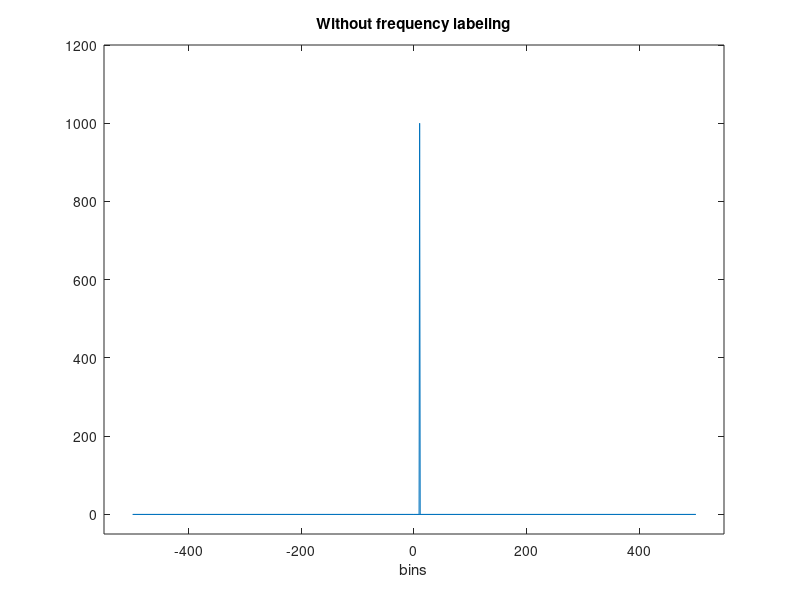
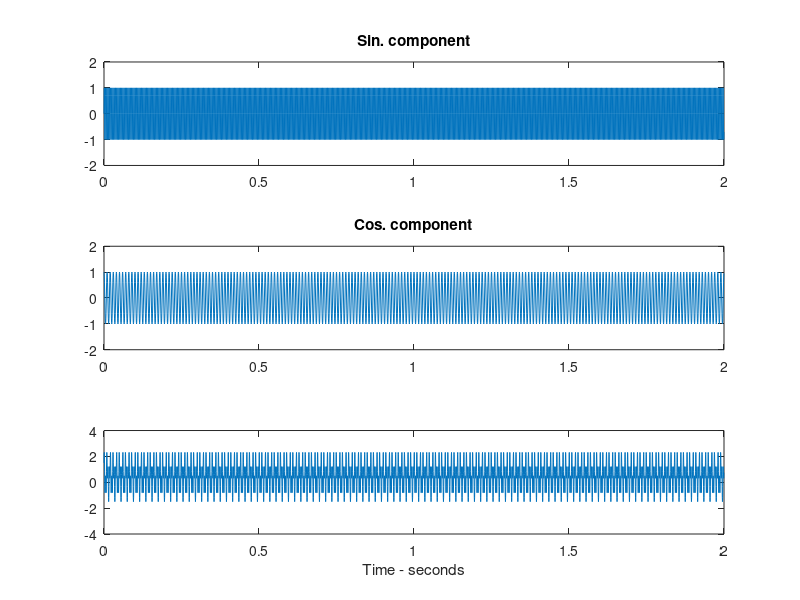
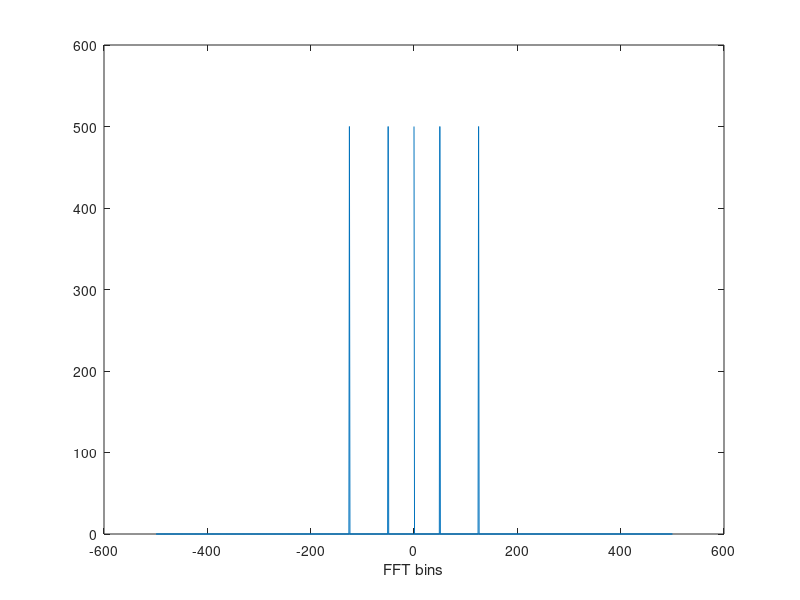
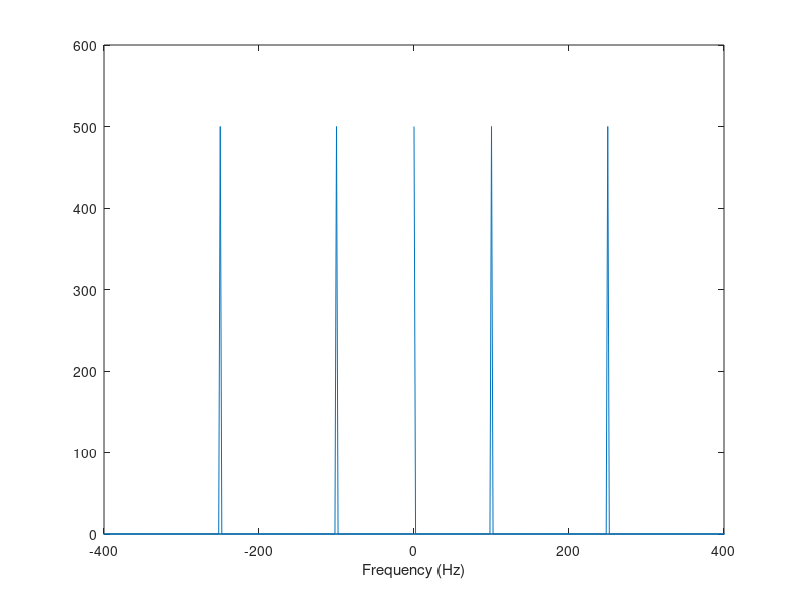

MATLAB code for these plots, in order:
% SPA  Lecture CODES:
% Jun. 2016
% by G.G.
%% WEEK 3
M = 1000;
n = 0:M-1; %1000 samples
x = exp(j*0.02*pi*n);
fft_of_x = fft(x);

k = [0:M/2 (-M/2+1):-1];
plot(k,abs(fft_of_x))
title('Without frequency labeling')
xlabel('bins')
axis([-550 550 -50 1200])
% xlim( [-100 100])

figure;
fs=500;
f = k*fs/1000; % k*fs/M
plot(f,abs(fft(x)))
title('With frequency labeling');
xlabel('Frequency - Hz');
axis([-300 300 -50 1200])
xlim([-30 30])

%
fs=2000;
n = 0:2*fs-1;

x = sin(0.25*pi*n)+cos(0.1*pi*n)+0.5;
t = n/fs;
subplot(3,1,1)
plot(t,sin(0.25*pi*n));ylim([-2 2]);
title('Sin. component');
subplot(3,1,2)
plot(t,cos(0.1*pi*n));ylim([-2 2])
title('Cos. component');
subplot(3,1,3)
plot(t,x);ylim([-4 4])
xlabel('Time - seconds');
figure
M=1000;
k = [0:M/2 -M/2+1:-1];
plot(k,abs(fft(x,M)))
xlabel('FFT bins');

fr = k*fs/M;
figure
plot(fr,abs(fft(x,M)));
xlabel('Frequency (Hz)')
xlim([-400 400])
figure
plot(fr,abs(fft(x,M))/M);
xlabel('Frequency (Hz)')
xlim([-400 400])

x=x+1.5
figure
plot(fr,abs(fft(x,M))/M);
xlabel('Frequency (Hz)')
xlim([-400 400])
ylim([0 2.2])

%% WEEK 5

fs = 100;
n=0:fs-1; % 100 samples
M=length(n);
t=n/fs;
x1 = sin(20*pi*t);
x2 = sin(20*pi*t.^2);

k = [0:M/2 -M/2+1:-1];
plot(k*fs/M,abs(fft(x1))/M)
hold on
plot(k*fs/M,abs(fft(x2))/M,'r')
xlabel('Frequency (Hz');

% 
fs=100;
n=0:10*fs-1;
M=length(n);
t=n/fs;
x = sin(2*pi*t.^2 + 10*pi*t)
figure
plot(t,x)
title('x(t)=sin(2\pit^2 + 10\pit)')
k=[0:M/2 -M/2+1:-1]
figure
plot(k*fs/M,abs(fft(x))/M)
title('FFT of x');
xlabel('Frequency (Hz)')
%%
xwin = buffer(x,100,50,'nodelay');
sfftx = fft(xwin)/100; 
k = [0:50 -49:-1]
subplot(3,1,1);
plot(k,abs(sfftx(:,1)))
title('FFT of window 1')
subplot(3,1,2);
plot(k,abs(sfftx(:,10)))
title('FFT of window 10')
subplot(3,1,3);
plot(k,abs(sfftx(:,19)))
title('FFT of window 19')
xlabel('FFT bins')
figure
mesh(1:19,k,abs(sfftx))
xlabel('Window Index');
ylabel('FFT bins')

figure
surf(1:19,k,abs(sfftx))
xlabel('Window Index');
ylabel('FFT bins')
shading interp
%% 
% WEEK 6
M=40;
n=0:M-1;
x= cos(pi*n)
k = [0:M/2 -M/2+1:-1];
plot(k,abs(fft(x))/M,'.')
hold on
plot(k,abs(fft(x))/M,'or')
grid; ylim([0 1.25]);
xlim([-21 21])
xlabel('FFT bins');
figure
plot(k*100/M,abs(fft(x))/M,'or')
grid; ylim([0 1.25]);
xlabel('Frequency (Hz)');
xlim([-55 55])
% Example 4

fs = 8000;
n = 0:4*fs-1;
t = n/fs;
phasex = 2*pi*1000*(t.^2) + 4*pi*1000*t;
x = sin(phasex);
xwin = buffer(x,.125*fs,.125*fs*.5,'nodelay');
mesh(abs(fft(xwin))/1000);
shading interp
xlabel('Window indeces');
ylabel('FFT bin indices');
axis tight

figure
[Nk Nwin]=size(xwin);% row and column
fr_win=[0:Nk/2 -Nk/2+1:-1]*fs/Nk; % for row ticks
win_ticks=linspace(0,4,Nwin); % for column ticks

mesh(win_ticks, fr_win, abs(fft(xwin))/Nk);
shading interp;
xlabel('Time (sec)');%column label
ylabel('Frequency (Hz)');%row label

